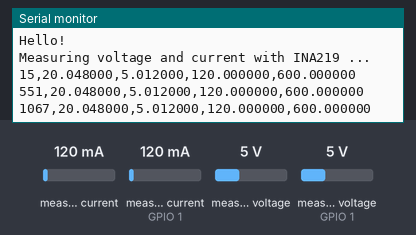
The sketch below on a simulated ESP32. Parts: the last lines printed to the serial monitor. The test bench sets the inputs (shaded band); at power-on: measured current 120 mA, measured current (sensor on GPIO 1) 120 mA, measured voltage 5 V, measured voltage (sensor on GPIO 1) 5 V.

Above: at 1.2 s.
1.3 s: measured current (sensor 0) set to 40 mA
At 2.0 s:
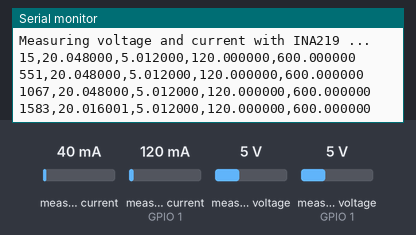
2.8 s: measured current (sensor on GPIO 1) set to 40 mA
At 3.6 s:
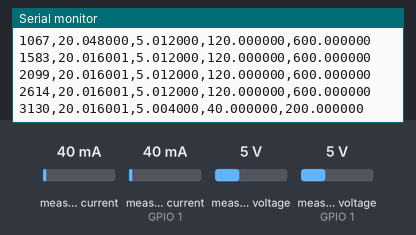
4.3 s: measured voltage (sensor 0) set to 0.3 V
At 4.3 s:
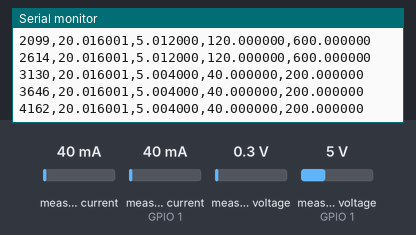
5.8 s: measured voltage (sensor on GPIO 1) set to 0.3 V
At 5.8 s:
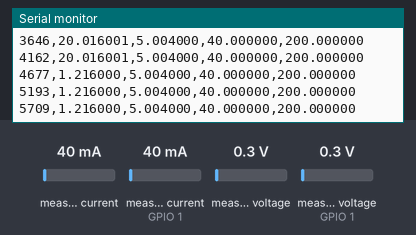
7.3 s: measured current (sensor 0) set to 500 mA
At 7.7 s:
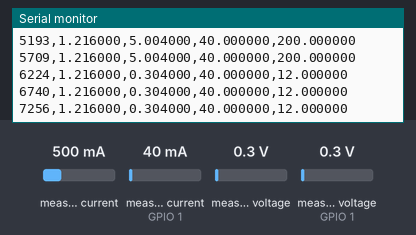
8.8 s: measured current (sensor on GPIO 1) set to 500 mA
At 9.2 s:
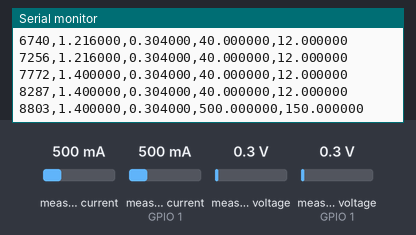
Timing chart, 0 to 11.3 s (numbered marks = the images above; inputs shaded):
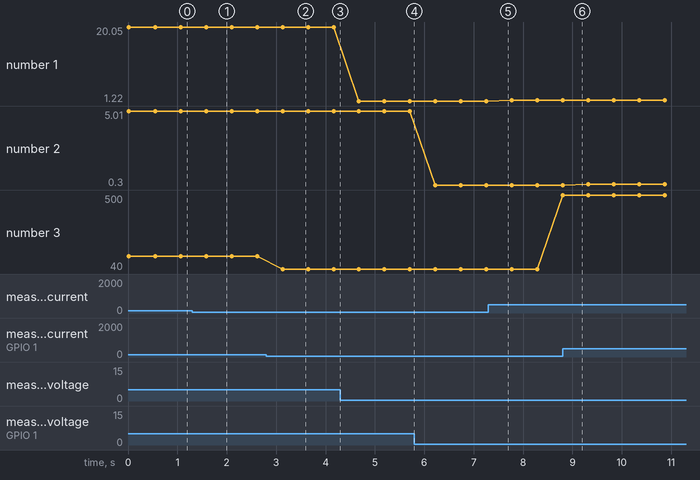

The sketch:

getcurrent.ino
```cpp
/*
    Author: Jerome Hallett
    Board: Arduino Uno
    Code's purpose is to read sensor values from the INA219 in the receiver
    Measures the rectifier voltage, current, and state of charge of the receiver.

    INA219 sensor code:
    Based from https://learn.adafruit.com/adafruit-ina219-current-sensor-breakout/arduino-code
*/

#include <Wire.h>
#include <Adafruit_INA219.h>

//Initialise two instances of the INA219
byte addressRect = 0x40;
byte addressCap = 0x41;
Adafruit_INA219 ina219Rectifier(addressRect);
Adafruit_INA219 ina219Capacitor(addressCap);

unsigned long timer;

void setup(void)
{
  Serial.begin(9600);
  while (!Serial) {
    // will pause Zero, Leonardo, etc until serial console opens
    delay(1);
  }

  uint32_t currentFrequency;

  Serial.println("Hello!");

  // Initialize the INA219.
  // By default the initialization will use the largest range (32V, 2A).  However
  // you can call a setCalibration function to change this range (see comments).
  ina219Rectifier.begin();
  ina219Capacitor.begin();
  // To use a slightly lower 32V, 1A range (higher precision on amps):
  //ina219.setCalibration_32V_1A();
  // Or to use a lower 16V, 400mA range (higher precision on volts and amps):
  //ina219.setCalibration_16V_400mA();

  Serial.println("Measuring voltage and current with INA219 ...");
}

void loop(void)
{
  // Initialise rectifier values
  float shuntVoltageRectifier = 0;
  float busVoltageRectifier = 0;
  float currentRectifier_mA = 0;
  float loadVoltageRectifier = 0;
  float powerRectifier_mW = 0;
  float actualVoltageRectifier = 0;

  //Rectifier output
  shuntVoltageRectifier = ina219Rectifier.getShuntVoltage_mV();
  busVoltageRectifier = ina219Rectifier.getBusVoltage_V();
  currentRectifier_mA = ina219Rectifier.getCurrent_mA();
  powerRectifier_mW = ina219Rectifier.getPower_mW();
  loadVoltageRectifier = busVoltageRectifier + (shuntVoltageRectifier / 1000);
  actualVoltageRectifier = loadVoltageRectifier * 4; // divider ratio scaling

  // Initialise capacitor values
  float shuntVoltageCapacitor = 0;
  float busVoltageCapacitor = 0;
  float currentCapacitor_mA = 0;
  float loadVoltageCapacitor = 0;
  float powerCapacitor_mW = 0;

  // Across the capacitor bank
  shuntVoltageCapacitor = ina219Capacitor.getShuntVoltage_mV();
  busVoltageCapacitor = ina219Capacitor.getBusVoltage_V();
  currentCapacitor_mA = ina219Capacitor.getCurrent_mA();
  powerCapacitor_mW = ina219Capacitor.getPower_mW();
  loadVoltageCapacitor = busVoltageCapacitor + (shuntVoltageCapacitor / 1000);

  //  Serial.print("Bus Voltage:   "); Serial.print(busVoltageRectifier); Serial.println(" V");
  //  Serial.print("Shunt Voltage: "); Serial.print(shuntVoltageRectifier); Serial.println(" mV");
  //  Serial.print("Load Voltage:  "); Serial.print(loadVoltageRectifier); Serial.println(" V");
  //  Serial.print("Current:       "); Serial.print(currentRectifier_mA); Serial.println(" mA");
  //  Serial.print("Power:         "); Serial.print(powerRectifier_mW); Serial.println(" mW");
  //  Serial.println("");

  //  Remove comments to output in CSV format
  timer = millis();
  Serial.printf("%d,%f,%f,%f,%f\n", timer, actualVoltageRectifier, loadVoltageCapacitor, currentCapacitor_mA, powerCapacitor_mW);
  delay(500);
}
```

Measured:
- after the input at 1.3 s, the serial monitor: prints a new line after 0.28 s (image 1)
- after the input at 2.8 s, the serial monitor: prints a new line after 0.33 s (image 2)
- after the input at 8.8 s, the serial monitor: prints a new line at once (image 6)
- plotted number 1: 20.05 → 20.02 after the input at 1.3 s, 20.02 → 1.22 after the input at 4.3 s, 1.22 → 1.4 after the input at 7.3 s
- plotted number 2: 5.01 → 5 after the input at 2.8 s, 5 → 0.3 after the input at 5.8 s, 0.3 → 0.35 after the input at 8.8 s
- plotted number 3: 120 → 40 after the input at 2.8 s, 40 → 500 after the input at 8.8 s
